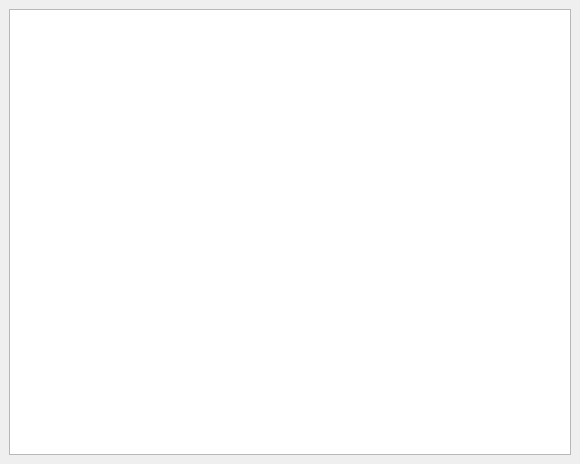
<?xml version="1.0" encoding="UTF-8"?>
<ui version="4.0">
 <class>NetPositions</class>
 <widget class="QDockWidget" name="NetPositions">
  <property name="geometry">
   <rect>
    <x>0</x>
    <y>0</y>
    <width>580</width>
    <height>464</height>
   </rect>
  </property>
  <property name="windowTitle">
   <string>NetPositions</string>
  </property>
  <widget class="QWidget" name="dockWidgetContents">
   <layout class="QGridLayout" name="gridLayout">
    <item row="0" column="0">
     <widget class="QTableView" name="tableView"/>
    </item>
   </layout>
  </widget>
 </widget>
 <resources/>
 <connections/>
</ui>
